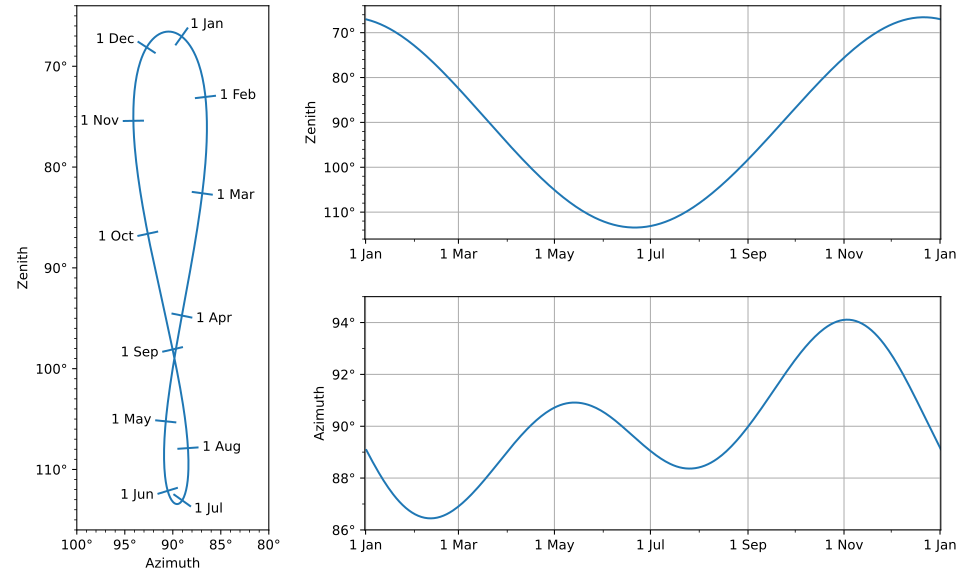

The Python source for this figure:
#!/usr/bin/env python

# Copyright (c) 2022, The IceCube Collaboration, All Rights Reserved
# SPDX-License-Identifier:  GPL-3.0-or-later
# Author: Kevin Meagher

import matplotlib.dates as mdates
import matplotlib.ticker as ticker
import numpy as np
import pylab as plt
from astropy.coordinates import get_sun
from astropy.time import Time
from astropy.units import day

from i3astropy import I3Dir

lmargin, rmargin = 0.08, 0.02
awidth = 0.2
tmargin, bmargin = 0.01, 0.08
hgap, vgap = 0.1, 0

rect_analemma = [lmargin, bmargin, awidth, 1 - bmargin - tmargin]
rect_elevation = [
    lmargin + awidth + hgap,
    (1 + bmargin - tmargin + hgap) / 2,
    1 - lmargin - awidth - hgap - rmargin,
    (1 - bmargin - tmargin - hgap) / 2,
]
rect_time = [
    lmargin + awidth + hgap,
    bmargin,
    1 - lmargin - awidth - hgap - rmargin,
    (1 - bmargin - tmargin - hgap) / 2,
]

fig = plt.figure(figsize=(10, 6))
ax1 = fig.add_axes(rect_analemma)
ax2 = fig.add_axes(rect_elevation)
ax3 = fig.add_axes(rect_time, sharex=ax2)

T0 = Time("2021-01-01 12:00:00", format="iso", scale="utc")
T = T0 + np.arange(0, 366) * day
sun = get_sun(T).transform_to(I3Dir())

ax2.plot(T.plot_date, sun.zen.degree, ls="-", marker=None)
ax2.set_ylabel("Zenith")
ax2.yaxis.set_major_formatter(ticker.FormatStrFormatter("%d\u00b0"))
ax2.yaxis.set_minor_locator(ticker.MultipleLocator(2))
ax2.set_ylim(116, 64)
ax2.grid()

ax3.plot(T.plot_date, sun.az.degree, ls="-", marker=None)
ax3.yaxis.set_major_formatter(ticker.FormatStrFormatter("%d\u00b0"))
ax3.yaxis.set_minor_locator(ticker.MultipleLocator(1))
ax3.set_ylabel("Azimuth")
ax3.set_ylim(86, 95)
ax3.grid()

ax3.xaxis.set_major_locator(mdates.MonthLocator([1, 3, 5, 7, 9, 11]))
ax3.xaxis.set_major_formatter(mdates.DateFormatter("1 %b"))
ax3.xaxis.set_minor_locator(mdates.MonthLocator())
ax3.set_xlim((T.plot_date[0] - 1, T.plot_date[-1]))

plt_info = ax1.plot(sun.az, sun.zen)
for n, d in enumerate(T[:-1]):
    if d.datetime.day == 1:

        slope = -(sun[n + 1].az.degree - sun[n - 1].az.degree) / (
            sun[n + 1].zen.degree - sun[n - 1].zen.degree
        )
        size = 1
        x1 = -size / (1 + slope ** 2) ** 0.5
        x2 = +size / (1 + slope ** 2) ** 0.5

        ax1.plot(
            [sun[n].az.degree + x1, sun[n].az.degree + x2],
            [
                sun[n].zen.degree + slope * x1,
                sun[n].zen.degree + slope * x2,
            ],
            c=plt_info[0].get_c(),
        )

        if sun[n].az.degree < 90:
            halign = "left"
            text_az = sun[n].az.degree - 1
            x = -1.5 * size / (1 + slope ** 2) ** 0.5
            txt_az = sun[n].az.degree + x
            txt_zen = sun[n].zen.degree + slope * x
        else:
            halign = "right"
            text_az = sun[n].az.degree + 1
            x = 1.5 * size / (1 + slope ** 2) ** 0.5
            txt_az = sun[n].az.degree + x
            txt_zen = sun[n].zen.degree + slope * x
        ax1.text(
            txt_az, txt_zen, "1 " + d.strftime("%b"), verticalalignment="center", horizontalalignment=halign
        )

ax1.set_xlabel("Azimuth")
ax1.set_xlim(100, 80)
ax1.xaxis.set_major_locator(ticker.MultipleLocator(5))
ax1.xaxis.set_minor_locator(ticker.MultipleLocator(1))
ax1.xaxis.set_major_formatter(ticker.FormatStrFormatter("%d\u00b0"))
ax1.set_ylabel("Zenith")
ax1.set_ylim(116, 64)
ax1.yaxis.set_major_locator(ticker.MultipleLocator(10))
ax1.yaxis.set_minor_locator(ticker.MultipleLocator(1))
ax1.yaxis.set_major_formatter(ticker.FormatStrFormatter("%d\u00b0"))

plt.show()
